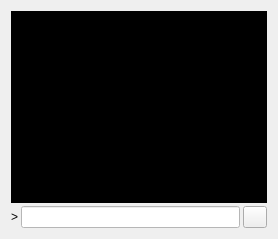
     <widget class="QWidget" name="tab_console">
      <attribute name="title">
       <string>&amp;Console</string>
      </attribute>
      <layout class="QVBoxLayout" name="verticalLayout_3">
       <property name="spacing">
        <number>3</number>
       </property>
       <item>
        <widget class="QTextEdit" name="messagesWidget">
         <property name="minimumSize">
          <size>
           <width>0</width>
           <height>100</height>
          </size>
         </property>
         <property name="palette">
          <palette>
           <active>
            <colorrole role="WindowText">
             <brush brushstyle="SolidPattern">
              <color alpha="255">
               <red>1</red>
               <green>248</green>
               <blue>113</blue>
              </color>
             </brush>
            </colorrole>
            <colorrole role="Button">
             <brush brushstyle="SolidPattern">
              <color alpha="255">
               <red>0</red>
               <green>0</green>
               <blue>0</blue>
              </color>
             </brush>
            </colorrole>
            <colorrole role="Text">
             <brush brushstyle="SolidPattern">
              <color alpha="255">
               <red>1</red>
               <green>248</green>
               <blue>113</blue>
              </color>
             </brush>
            </colorrole>
            <colorrole role="ButtonText">
             <brush brushstyle="SolidPattern">
              <color alpha="255">
               <red>1</red>
               <green>248</green>
               <blue>113</blue>
              </color>
             </brush>
            </colorrole>
            <colorrole role="Base">
             <brush brushstyle="SolidPattern">
              <color alpha="255">
               <red>0</red>
               <green>0</green>
               <blue>0</blue>
              </color>
             </brush>
            </colorrole>
            <colorrole role="Window">
             <brush brushstyle="SolidPattern">
              <color alpha="255">
               <red>0</red>
               <green>0</green>
               <blue>0</blue>
              </color>
             </brush>
            </colorrole>
           </active>
           <inactive>
            <colorrole role="WindowText">
             <brush brushstyle="SolidPattern">
              <color alpha="255">
               <red>1</red>
               <green>248</green>
               <blue>113</blue>
              </color>
             </brush>
            </colorrole>
            <colorrole role="Button">
             <brush brushstyle="SolidPattern">
              <color alpha="255">
               <red>0</red>
               <green>0</green>
               <blue>0</blue>
              </color>
             </brush>
            </colorrole>
            <colorrole role="Text">
             <brush brushstyle="SolidPattern">
              <color alpha="255">
               <red>1</red>
               <green>248</green>
               <blue>113</blue>
              </color>
             </brush>
            </colorrole>
            <colorrole role="ButtonText">
             <brush brushstyle="SolidPattern">
              <color alpha="255">
               <red>1</red>
               <green>248</green>
               <blue>113</blue>
              </color>
             </brush>
            </colorrole>
            <colorrole role="Base">
             <brush brushstyle="SolidPattern">
              <color alpha="255">
               <red>0</red>
               <green>0</green>
               <blue>0</blue>
              </color>
             </brush>
            </colorrole>
            <colorrole role="Window">
             <brush brushstyle="SolidPattern">
              <color alpha="255">
               <red>0</red>
               <green>0</green>
               <blue>0</blue>
              </color>
             </brush>
            </colorrole>
           </inactive>
           <disabled>
            <colorrole role="WindowText">
             <brush brushstyle="SolidPattern">
              <color alpha="255">
               <red>1</red>
               <green>248</green>
               <blue>113</blue>
              </color>
             </brush>
            </colorrole>
            <colorrole role="Button">
             <brush brushstyle="SolidPattern">
              <color alpha="255">
               <red>0</red>
               <green>0</green>
               <blue>0</blue>
              </color>
             </brush>
            </colorrole>
            <colorrole role="Text">
             <brush brushstyle="SolidPattern">
              <color alpha="255">
               <red>1</red>
               <green>248</green>
               <blue>113</blue>
              </color>
             </brush>
            </colorrole>
            <colorrole role="ButtonText">
             <brush brushstyle="SolidPattern">
              <color alpha="255">
               <red>1</red>
               <green>248</green>
               <blue>113</blue>
              </color>
             </brush>
            </colorrole>
            <colorrole role="Base">
             <brush brushstyle="SolidPattern">
              <color alpha="255">
               <red>0</red>
               <green>0</green>
               <blue>0</blue>
              </color>
             </brush>
            </colorrole>
            <colorrole role="Window">
             <brush brushstyle="SolidPattern">
              <color alpha="255">
               <red>0</red>
               <green>0</green>
               <blue>0</blue>
              </color>
             </brush>
            </colorrole>
           </disabled>
          </palette>
         </property>
         <property name="readOnly">
          <bool>true</bool>
         </property>
         <property name="tabKeyNavigation" stdset="0">
          <bool>false</bool>
         </property>
         <property name="columnCount" stdset="0">
          <number>2</number>
         </property>
        </widget>
       </item>
       <item>
        <layout class="QHBoxLayout" name="horizontalLayout">
         <property name="spacing">
          <number>3</number>
         </property>
         <item>
          <widget class="QLabel" name="label">
           <property name="text">
            <string notr="true">&gt;</string>
           </property>
          </widget>
         </item>
         <item>
          <widget class="QLineEdit" name="lineEdit">
           <property name="styleSheet">
            <string notr="true">background-color: rgb(255, 255, 255);color: rgb(0, 77, 0);</string>
           </property>
          </widget>
         </item>
         <item>
          <widget class="QPushButton" name="clearButton">
           <property name="maximumSize">
            <size>
             <width>24</width>
             <height>24</height>
            </size>
           </property>
           <property name="toolTip">
            <string>Clear console</string>
           </property>
           <property name="styleSheet">
            <string notr="true">color: rgb(46, 52, 54);</string>
           </property>
           <property name="text">
            <string/>
           </property>
           <property name="icon">
            <iconset resource="../XVGDG.qrc">
             <normaloff>:/icons/remove</normaloff>:/icons/remove</iconset>
           </property>
           <property name="shortcut">
            <string notr="true">Ctrl+L</string>
           </property>
           <property name="autoDefault">
            <bool>false</bool>
           </property>
          </widget>
         </item>
        </layout>
       </item>
      </layout>
     </widget>
